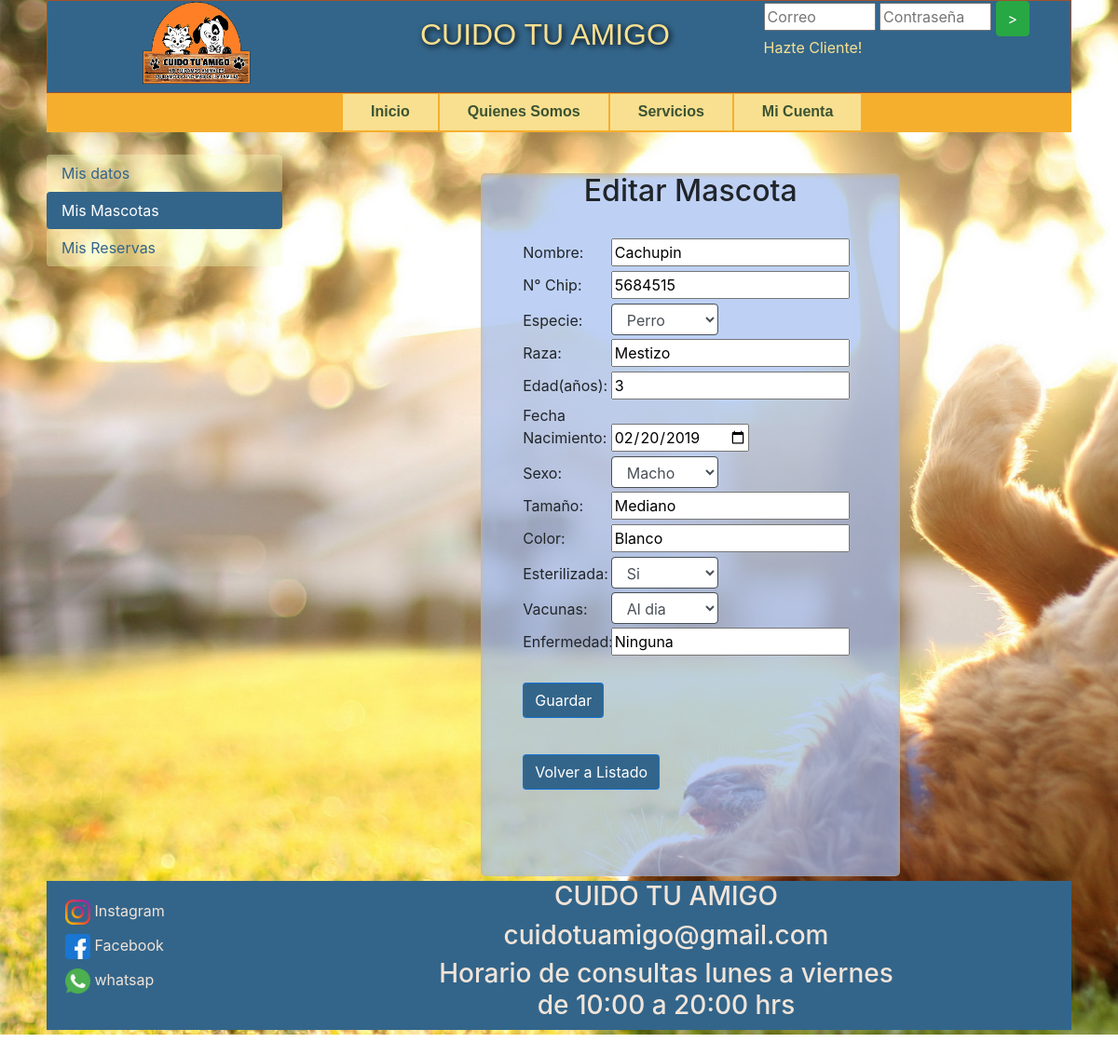
The app's page /vistas/privado/cliente/editar_mascota.php?edit_id_mascotas=6 with its own data.
### tables this page shows
CREATE TABLE `mascota` (
  `id_mascota` int(11) NOT NULL AUTO_INCREMENT,
  `id_cliente` int(11) NOT NULL,
  `nombre` varchar(50) NOT NULL,
  `chip_mascota` varchar(50) NOT NULL,
  `id_especie` int(11) DEFAULT NULL,
  `raza` varchar(20) NOT NULL,
  `edad` int(11) NOT NULL,
  `fecha_nacto` date NOT NULL,
  `sexo` varchar(10) NOT NULL,
  `tamanio` varchar(20) NOT NULL,
  `color` varchar(20) NOT NULL,
  `esterilizada` varchar(2) NOT NULL,
  `vacunas` varchar(50) NOT NULL,
  `enfermedad` varchar(50) NOT NULL,
  PRIMARY KEY (`id_mascota`)
);

### vistas/privado/cliente/editar_mascota.php (the view, shortened to what this page needs)
<!DOCTYPE html>
<?php
    include (DATA_PATH."conexiondb.php");
    if (isset($_GET['edit_id_mascotas'])) {
        $edit_id_mascotas = $_GET['edit_id_mascotas'];
    }
    include('../../comun/head.php');
    $queryMascota = "SELECT * FROM mascota where id_mascota = '$edit_id_mascotas'";
    $resultMascota = mysqli_query($conex,$queryMascota);
    $regMascota = mysqli_fetch_array($resultMascota);
    $queryEspecie = "SELECT id_especie, nombre_especie FROM especie ORDER BY nombre_especie";
    $resultEspecie = mysqli_query($conex,$queryEspecie);
?>
<body>
<div id="contenedor">
        <?php
            include('../../comun/header.php');
        ?>
        <?php
            include('../../comun/menu_privado_cliente.php');
        ?>
        <br/>
        <div class="row">
            <div class="col-3">
                <div class="nav flex-column nav-pills red" id="v-pills-tab" role="tablist" aria-orientation="vertical">
                    <a class="nav-link" id="v-pills-home-tab" data-toggle="pill" href="#mis-datos" role="tab" aria-controls="v-pills-home" aria-selected="true">Mis datos</a>
                    <a class="nav-link active" id="v-pills-profile-tab" data-toggle="pill" href="#mis-mascotas" role="tab" aria-controls="v-pills-profile" aria-selected="false">Mis Mascotas</a>
                    <a class="nav-link" id="v-pills-messages-tab" data-toggle="pill" href="#mis-reservas" role="tab" aria-controls="v-pills-messages" aria-selected="false">Mis Reservas</a>
                </div>
            </div>
            <div class="col-9">
                <div class="tab-content" id="v-pills-tabContents">
                <div class="tab-pane fade show active" id="mis-mascotas" role="tabpanel" aria-labelledby="v-pills-profile-tab">
                    <div class="contenido contenido_mascota">
                        <h2> Editar Mascota  </h2><br>
                        <div class="formulario_contacto  formulario_mascota">
                            <form  method="POST">
                                <label for="nombre">Nombre:</label>
                                <input type="text" id="nombre" name="nombre" value="<?= $regMascota['nombre'] ?>"><br>
                                <label for="chip">N° Chip:</label>
                                <input type="text" id="chip" name="chip" value="<?= $regMascota['chip_mascota'] ?>"><br>
                                <label for="especie">Especie:</label>
                                <select class="form-control select_mascota" id="especie" name="especie">
                                    <?php
                                        while ($row = mysqli_fetch_array($resultEspecie))
                                        {
                                            if($row['id_especie'] == $regMascota['id_especie'] ){
                                                echo "<option value=".$row['id_especie']." selected>".$row['nombre_especie']."</option>";
                                            }else{
                                                echo "<option value=".$row['id_especie'].">".$row['nombre_especie']."</option>";
                                            }
                                        }
                                    ?>
                                </select><br>
                                <label for="raza">Raza:</label>
                                <input type="text" id="raza" name="raza" value="<?= $regMascota['raza'] ?>"><br>
                                <label for="edad">Edad(años):</label>
                                <input type="text" id="edad" name ="edad" value="<?= $regMascota['edad'] ?>"><br>
                                <label for="fecha">Fecha Nacimiento:</label>
                                <input id="datepickerfrom" type="date" name="fecha" width="250" value="<?= $regMascota['fecha_nacto'] ?>"/><br>
                                <label for="sexo">Sexo:</label>
                                <select class="form-control select_mascota" id="sexo" name="sexo" value="<?= $regMascota['sexo'] ?>">
                                    <?php
                                        if("Macho" == $regMascota['sexo'] ){
                                            echo "<option selected>Macho</option>";
                                        }else{
                                            echo "<option>Macho</option>";
                                        }
                                    ?>
                                </select><br>
                                <label for="tamanio">Tamaño:</label>
                                <input type="text" id="tamanio" name="tamanio" value="<?= $regMascota['tamanio'] ?>"><br>
                                <label for="color">Color:</label>
                                <input type="text" id="color" name="color" value="<?= $regMascota['color'] ?>"><br>
                                <label for="esterilizada">Esterilizada:</label>
                                <select class="form-control select_mascota" id="esterilizada" name="esterilizada" value="<?= $regMascota['esterilizada'] ?>">
                                    <?php
                                        if("Si" == $regMascota['esterilizada'] ){
                                            echo "<option selected>Si</option>";
                                        }else{
                                            echo "<option>Si</option>";
                                        }
                                    ?>
                                </select><br>
                                <label for="vacunas">Vacunas:</label>
                                <select class="form-control select_mascota" id="vacunas" name="vacunas" value="<?= $regMascota['vacunas'] ?>">
                                    <?php
                                        if("Al dia" == $regMascota['vacunas'] ){
                                            echo "<option selected>Al dia</option>";
                                        } elseif ("Pendiente" == $regMascota['vacunas']) {
                                            echo "<option>Al dia</option>";
                                            echo "<option selected>Pendiente</option>";
                                            echo "<option>No tiene</option>";
                                        } else {
                                            echo "<option>Al dia</option>";
                                            echo "<option>Pendiente</option>";
                                            echo "<option selected>No tiene</option>";
                                        }
                                    ?>
                                </select><br>
                                <label for="enfermedad">Enfermedad:</label>
                                <input type="text" id="enfermedad" name="enfermedad" value="<?= $regMascota['enfermedad'] ?>"><br><br>
                                <input type="submit" value="Guardar"  name="guardar_edit_mascota" class="btn  btn_planes"><br><br>
                            </form><br><br>
                            <form action="mi_cuenta.php" method="POST">
                                <input type="submit" value="Volver a Listado" name ="agregar"  class="btn btn-success btn_planes">
                            </form>
                        </div>
                    </div>
                </div>
                </div>
            </div>
        </div>
        <?php
            include('../../comun/footer.php');
        ?>
    </div>
</body>
</html>

### estatico/css/index.css (style rules this page uses)
body { background-image: url(../images/body.jpg); background-repeat: no-repeat; background-size: cover; }
#contenedor { width: 1100px; margin: 0 auto; }

### estatico/css/agregar_trabajador.css (style rules this page uses)
.contenido { background-color: rgba(160, 189, 241, 0.685) !important; margin: 0 auto; margin-top: 20px; padding: 0; width:450px; height: 680px; text-align: center; border-radius: 5px; box-shadow: inset 0 2px 5px rgba(240, 171, 24, 0.425); }
.formulario_contacto { padding: 0px; margin:0 auto; width: 380px; height: 60px; }
.formulario_contacto form { margin: 0 auto; width: 360px; height: 433px; text-align: left; }
.formulario_contacto label { width: 25%; }
.btn_planes { color: #fff !important; background-color: #33658a !important; border-color: #007bffa4 !important; }
.select_mascota { width: 32%; display: inline; border: 1px solid; height: 34px; }
.formulario_mascota form { height: 506px !important; }
.contenido_mascota { height: 755px !important; }

### estatico/css/mi_cuenta.css (style rules this page uses)
.nav-pills > a.active { background-color: #33658a !important; color: white !important; }
.nav-pills > a { color: #33658a !important; background-color: #f5ffbf57 !important; }

### records on screen
mascota: nombre "Cachupin", chip "5684515", raza "Mestizo", edad "3", fecha "02/20/2019", sexo "Macho", tamanio "Mediano", color "Blanco", esterilizada "Si", vacunas "Al dia", enfermedad "Ninguna"

### other values on screen
form field especie "Perro"
